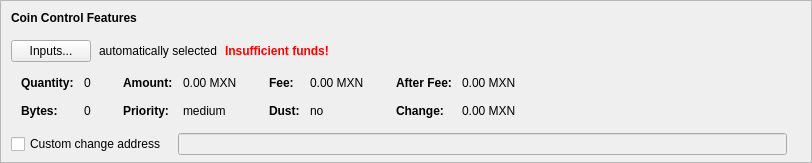
    <widget class="QFrame" name="frameCoinControl">
     <property name="sizePolicy">
      <sizepolicy hsizetype="Expanding" vsizetype="Expanding">
       <horstretch>0</horstretch>
       <verstretch>0</verstretch>
      </sizepolicy>
     </property>
     <property name="maximumSize">
      <size>
       <width>16777215</width>
       <height>16777215</height>
      </size>
     </property>
     <property name="frameShape">
      <enum>QFrame::StyledPanel</enum>
     </property>
     <property name="frameShadow">
      <enum>QFrame::Sunken</enum>
     </property>
     <layout class="QVBoxLayout" name="verticalLayoutCoinControl2">
      <property name="spacing">
       <number>0</number>
      </property>
      <property name="leftMargin">
       <number>0</number>
      </property>
      <property name="topMargin">
       <number>0</number>
      </property>
      <property name="rightMargin">
       <number>0</number>
      </property>
      <property name="bottomMargin">
       <number>6</number>
      </property>
      <item>
       <layout class="QVBoxLayout" name="verticalLayoutCoinControl" stretch="0,0,0,0,1">
        <property name="spacing">
         <number>0</number>
        </property>
        <property name="leftMargin">
         <number>10</number>
        </property>
        <property name="topMargin">
         <number>10</number>
        </property>
        <item>
         <layout class="QHBoxLayout" name="horizontalLayoutCoinControl1">
          <property name="bottomMargin">
           <number>15</number>
          </property>
          <item>
           <widget class="QLabel" name="labelCoinControlFeatures">
            <property name="sizePolicy">
             <sizepolicy hsizetype="Preferred" vsizetype="Maximum">
              <horstretch>0</horstretch>
              <verstretch>0</verstretch>
             </sizepolicy>
            </property>
            <property name="font">
             <font>
              <weight>75</weight>
              <bold>true</bold>
             </font>
            </property>
            <property name="styleSheet">
             <string notr="true">font-weight:bold;</string>
            </property>
            <property name="text">
             <string>Coin Control Features</string>
            </property>
           </widget>
          </item>
         </layout>
        </item>
        <item>
         <layout class="QHBoxLayout" name="horizontalLayoutCoinControl2" stretch="0,0,0,0">
          <property name="spacing">
           <number>8</number>
          </property>
          <property name="bottomMargin">
           <number>10</number>
          </property>
          <item>
           <widget class="QPushButton" name="pushButtonCoinControl">
            <property name="styleSheet">
             <string notr="true"/>
            </property>
            <property name="text">
             <string>Inputs...</string>
            </property>
            <property name="autoDefault">
             <bool>false</bool>
            </property>
           </widget>
          </item>
          <item>
           <widget class="QLabel" name="labelCoinControlAutomaticallySelected">
            <property name="text">
             <string>automatically selected</string>
            </property>
            <property name="margin">
             <number>5</number>
            </property>
           </widget>
          </item>
          <item>
           <widget class="QLabel" name="labelCoinControlInsuffFunds">
            <property name="font">
             <font>
              <weight>75</weight>
              <bold>true</bold>
             </font>
            </property>
            <property name="styleSheet">
             <string notr="true">color:red;font-weight:bold;</string>
            </property>
            <property name="text">
             <string>Insufficient funds!</string>
            </property>
            <property name="margin">
             <number>5</number>
            </property>
           </widget>
          </item>
          <item>
           <spacer name="horizontalSpacerCoinControl">
            <property name="orientation">
             <enum>Qt::Horizontal</enum>
            </property>
            <property name="sizeHint" stdset="0">
             <size>
              <width>40</width>
              <height>1</height>
             </size>
            </property>
           </spacer>
          </item>
         </layout>
        </item>
        <item>
         <widget class="QWidget" name="widgetCoinControl" native="true">
          <property name="sizePolicy">
           <sizepolicy hsizetype="Preferred" vsizetype="Preferred">
            <horstretch>0</horstretch>
            <verstretch>0</verstretch>
           </sizepolicy>
          </property>
          <property name="minimumSize">
           <size>
            <width>0</width>
            <height>0</height>
           </size>
          </property>
          <property name="styleSheet">
           <string notr="true"/>
          </property>
          <layout class="QHBoxLayout" name="horizontalLayoutCoinControl5">
           <property name="leftMargin">
            <number>0</number>
           </property>
           <property name="topMargin">
            <number>0</number>
           </property>
           <property name="rightMargin">
            <number>0</number>
           </property>
           <property name="bottomMargin">
            <number>0</number>
           </property>
           <item>
            <layout class="QHBoxLayout" name="horizontalLayoutCoinControl3" stretch="0,0,0,1">
             <property name="spacing">
              <number>20</number>
             </property>
             <property name="topMargin">
              <number>0</number>
             </property>
             <property name="bottomMargin">
              <number>10</number>
             </property>
             <item>
              <layout class="QFormLayout" name="formLayoutCoinControl1">
               <property name="horizontalSpacing">
                <number>10</number>
               </property>
               <property name="verticalSpacing">
                <number>14</number>
               </property>
               <property name="leftMargin">
                <number>10</number>
               </property>
               <property name="topMargin">
                <number>4</number>
               </property>
               <property name="rightMargin">
                <number>6</number>
               </property>
               <item row="0" column="0">
                <widget class="QLabel" name="labelCoinControlQuantityText">
                 <property name="font">
                  <font>
                   <weight>75</weight>
                   <bold>true</bold>
                  </font>
                 </property>
                 <property name="text">
                  <string>Quantity:</string>
                 </property>
                 <property name="margin">
                  <number>0</number>
                 </property>
                </widget>
               </item>
               <item row="0" column="1">
                <widget class="QLabel" name="labelCoinControlQuantity">
                 <property name="cursor">
                  <cursorShape>IBeamCursor</cursorShape>
                 </property>
                 <property name="contextMenuPolicy">
                  <enum>Qt::ActionsContextMenu</enum>
                 </property>
                 <property name="text">
                  <string notr="true">0</string>
                 </property>
                 <property name="margin">
                  <number>0</number>
                 </property>
                 <property name="textInteractionFlags">
                  <set>Qt::LinksAccessibleByMouse|Qt::TextSelectableByKeyboard|Qt::TextSelectableByMouse</set>
                 </property>
                </widget>
               </item>
               <item row="1" column="0">
                <widget class="QLabel" name="labelCoinControlBytesText">
                 <property name="font">
                  <font>
                   <weight>75</weight>
                   <bold>true</bold>
                  </font>
                 </property>
                 <property name="text">
                  <string>Bytes:</string>
                 </property>
                </widget>
               </item>
               <item row="1" column="1">
                <widget class="QLabel" name="labelCoinControlBytes">
                 <property name="cursor">
                  <cursorShape>IBeamCursor</cursorShape>
                 </property>
                 <property name="contextMenuPolicy">
                  <enum>Qt::ActionsContextMenu</enum>
                 </property>
                 <property name="text">
                  <string notr="true">0</string>
                 </property>
                 <property name="textInteractionFlags">
                  <set>Qt::LinksAccessibleByMouse|Qt::TextSelectableByKeyboard|Qt::TextSelectableByMouse</set>
                 </property>
                </widget>
               </item>
              </layout>
             </item>
             <item>
              <layout class="QFormLayout" name="formLayoutCoinControl2">
               <property name="horizontalSpacing">
                <number>10</number>
               </property>
               <property name="verticalSpacing">
                <number>14</number>
               </property>
               <property name="leftMargin">
                <number>6</number>
               </property>
               <property name="topMargin">
                <number>4</number>
               </property>
               <property name="rightMargin">
                <number>6</number>
               </property>
               <item row="0" column="0">
                <widget class="QLabel" name="labelCoinControlAmountText">
                 <property name="font">
                  <font>
                   <weight>75</weight>
                   <bold>true</bold>
                  </font>
                 </property>
                 <property name="text">
                  <string>Amount:</string>
                 </property>
                 <property name="margin">
                  <number>0</number>
                 </property>
                </widget>
               </item>
               <item row="0" column="1">
                <widget class="QLabel" name="labelCoinControlAmount">
                 <property name="cursor">
                  <cursorShape>IBeamCursor</cursorShape>
                 </property>
                 <property name="contextMenuPolicy">
                  <enum>Qt::ActionsContextMenu</enum>
                 </property>
                 <property name="text">
                  <string notr="true">0.00 MXN</string>
                 </property>
                 <property name="textInteractionFlags">
                  <set>Qt::LinksAccessibleByMouse|Qt::TextSelectableByKeyboard|Qt::TextSelectableByMouse</set>
                 </property>
                </widget>
               </item>
               <item row="1" column="0">
                <widget class="QLabel" name="labelCoinControlPriorityText">
                 <property name="font">
                  <font>
                   <weight>75</weight>
                   <bold>true</bold>
                  </font>
                 </property>
                 <property name="text">
                  <string>Priority:</string>
                 </property>
                </widget>
               </item>
               <item row="1" column="1">
                <widget class="QLabel" name="labelCoinControlPriority">
                 <property name="cursor">
                  <cursorShape>IBeamCursor</cursorShape>
                 </property>
                 <property name="contextMenuPolicy">
                  <enum>Qt::ActionsContextMenu</enum>
                 </property>
                 <property name="text">
                  <string>medium</string>
                 </property>
                 <property name="textInteractionFlags">
                  <set>Qt::LinksAccessibleByMouse|Qt::TextSelectableByKeyboard|Qt::TextSelectableByMouse</set>
                 </property>
                </widget>
               </item>
              </layout>
             </item>
             <item>
              <layout class="QFormLayout" name="formLayoutCoinControl3">
               <property name="horizontalSpacing">
                <number>10</number>
               </property>
               <property name="verticalSpacing">
                <number>14</number>
               </property>
               <property name="leftMargin">
                <number>6</number>
               </property>
               <property name="topMargin">
                <number>4</number>
               </property>
               <property name="rightMargin">
                <number>6</number>
               </property>
               <item row="0" column="0">
                <widget class="QLabel" name="labelCoinControlFeeText">
                 <property name="font">
                  <font>
                   <weight>75</weight>
                   <bold>true</bold>
                  </font>
                 </property>
                 <property name="text">
                  <string>Fee:</string>
                 </property>
                 <property name="margin">
                  <number>0</number>
                 </property>
                </widget>
               </item>
               <item row="0" column="1">
                <widget class="QLabel" name="labelCoinControlFee">
                 <property name="cursor">
                  <cursorShape>IBeamCursor</cursorShape>
                 </property>
                 <property name="contextMenuPolicy">
                  <enum>Qt::ActionsContextMenu</enum>
                 </property>
                 <property name="text">
                  <string notr="true">0.00 MXN</string>
                 </property>
                 <property name="textInteractionFlags">
                  <set>Qt::LinksAccessibleByMouse|Qt::TextSelectableByKeyboard|Qt::TextSelectableByMouse</set>
                 </property>
                </widget>
               </item>
               <item row="1" column="0">
                <widget class="QLabel" name="labelCoinControlLowOutputText">
                 <property name="font">
                  <font>
                   <weight>75</weight>
                   <bold>true</bold>
                  </font>
                 </property>
                 <property name="text">
                  <string>Dust:</string>
                 </property>
                </widget>
               </item>
               <item row="1" column="1">
                <widget class="QLabel" name="labelCoinControlLowOutput">
                 <property name="cursor">
                  <cursorShape>IBeamCursor</cursorShape>
                 </property>
                 <property name="contextMenuPolicy">
                  <enum>Qt::ActionsContextMenu</enum>
                 </property>
                 <property name="text">
                  <string>no</string>
                 </property>
                 <property name="textInteractionFlags">
                  <set>Qt::LinksAccessibleByMouse|Qt::TextSelectableByKeyboard|Qt::TextSelectableByMouse</set>
                 </property>
                </widget>
               </item>
              </layout>
             </item>
             <item>
              <layout class="QFormLayout" name="formLayoutCoinControl4">
               <property name="horizontalSpacing">
                <number>10</number>
               </property>
               <property name="verticalSpacing">
                <number>14</number>
               </property>
               <property name="leftMargin">
                <number>6</number>
               </property>
               <property name="topMargin">
                <number>4</number>
               </property>
               <property name="rightMargin">
                <number>6</number>
               </property>
               <item row="0" column="0">
                <widget class="QLabel" name="labelCoinControlAfterFeeText">
                 <property name="font">
                  <font>
                   <weight>75</weight>
                   <bold>true</bold>
                  </font>
                 </property>
                 <property name="text">
                  <string>After Fee:</string>
                 </property>
                 <property name="margin">
                  <number>0</number>
                 </property>
                </widget>
               </item>
               <item row="0" column="1">
                <widget class="QLabel" name="labelCoinControlAfterFee">
                 <property name="cursor">
                  <cursorShape>IBeamCursor</cursorShape>
                 </property>
                 <property name="contextMenuPolicy">
                  <enum>Qt::ActionsContextMenu</enum>
                 </property>
                 <property name="text">
                  <string notr="true">0.00 MXN</string>
                 </property>
                 <property name="textInteractionFlags">
                  <set>Qt::LinksAccessibleByMouse|Qt::TextSelectableByKeyboard|Qt::TextSelectableByMouse</set>
                 </property>
                </widget>
               </item>
               <item row="1" column="0">
                <widget class="QLabel" name="labelCoinControlChangeText">
                 <property name="font">
                  <font>
                   <weight>75</weight>
                   <bold>true</bold>
                  </font>
                 </property>
                 <property name="text">
                  <string>Change:</string>
                 </property>
                </widget>
               </item>
               <item row="1" column="1">
                <widget class="QLabel" name="labelCoinControlChange">
                 <property name="cursor">
                  <cursorShape>IBeamCursor</cursorShape>
                 </property>
                 <property name="contextMenuPolicy">
                  <enum>Qt::ActionsContextMenu</enum>
                 </property>
                 <property name="text">
                  <string notr="true">0.00 MXN</string>
                 </property>
                 <property name="textInteractionFlags">
                  <set>Qt::LinksAccessibleByMouse|Qt::TextSelectableByKeyboard|Qt::TextSelectableByMouse</set>
                 </property>
                </widget>
               </item>
              </layout>
             </item>
            </layout>
           </item>
          </layout>
         </widget>
        </item>
        <item>
         <layout class="QHBoxLayout" name="horizontalLayoutCoinControl4" stretch="0,0,0">
          <property name="spacing">
           <number>12</number>
          </property>
          <property name="sizeConstraint">
           <enum>QLayout::SetDefaultConstraint</enum>
          </property>
          <property name="topMargin">
           <number>5</number>
          </property>
          <property name="rightMargin">
           <number>5</number>
          </property>
          <item>
           <widget class="QCheckBox" name="checkBoxCoinControlChange">
            <property name="toolTip">
             <string>If this is activated, but the change address is empty or invalid, change will be sent to a newly generated address.</string>
            </property>
            <property name="text">
             <string>Custom change address</string>
            </property>
           </widget>
          </item>
          <item>
           <widget class="QValidatedLineEdit" name="lineEditCoinControlChange">
            <property name="enabled">
             <bool>false</bool>
            </property>
            <property name="sizePolicy">
             <sizepolicy hsizetype="Expanding" vsizetype="Fixed">
              <horstretch>0</horstretch>
              <verstretch>0</verstretch>
             </sizepolicy>
            </property>
           </widget>
          </item>
          <item>
           <widget class="QLabel" name="labelCoinControlChangeLabel">
            <property name="sizePolicy">
             <sizepolicy hsizetype="Preferred" vsizetype="Expanding">
              <horstretch>0</horstretch>
              <verstretch>0</verstretch>
             </sizepolicy>
            </property>
            <property name="minimumSize">
             <size>
              <width>0</width>
              <height>0</height>
             </size>
            </property>
            <property name="text">
             <string/>
            </property>
            <property name="margin">
             <number>3</number>
            </property>
           </widget>
          </item>
         </layout>
        </item>
        <item>
         <spacer name="verticalSpacerCoinControl">
          <property name="orientation">
           <enum>Qt::Vertical</enum>
          </property>
          <property name="sizeHint" stdset="0">
           <size>
            <width>800</width>
            <height>1</height>
           </size>
          </property>
         </spacer>
        </item>
       </layout>
      </item>
     </layout>
    </widget>
